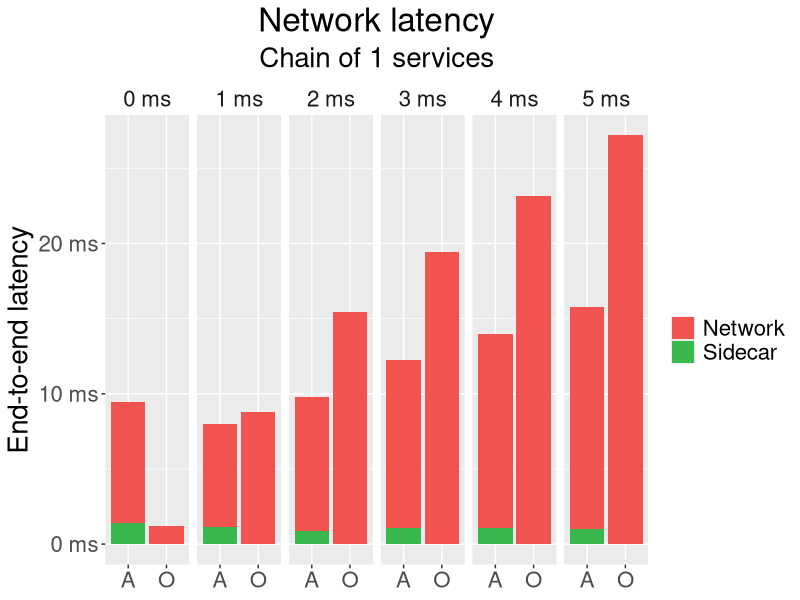
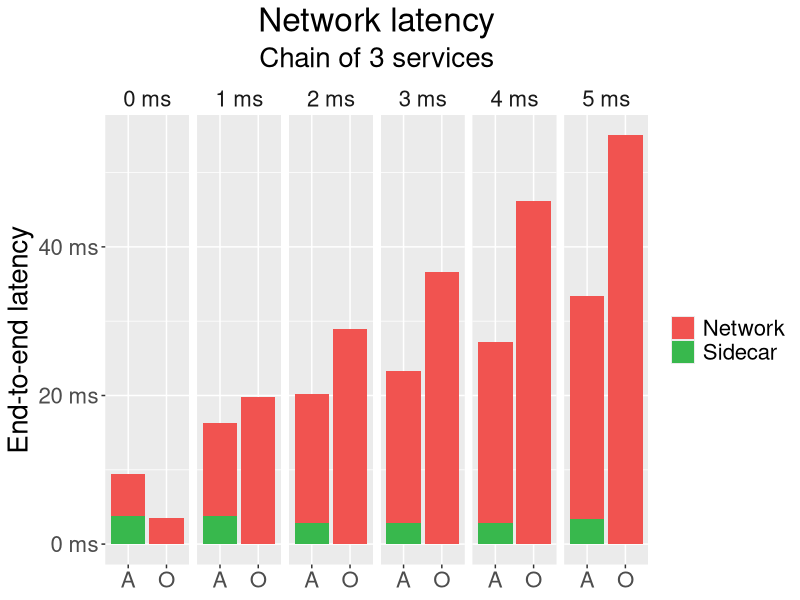
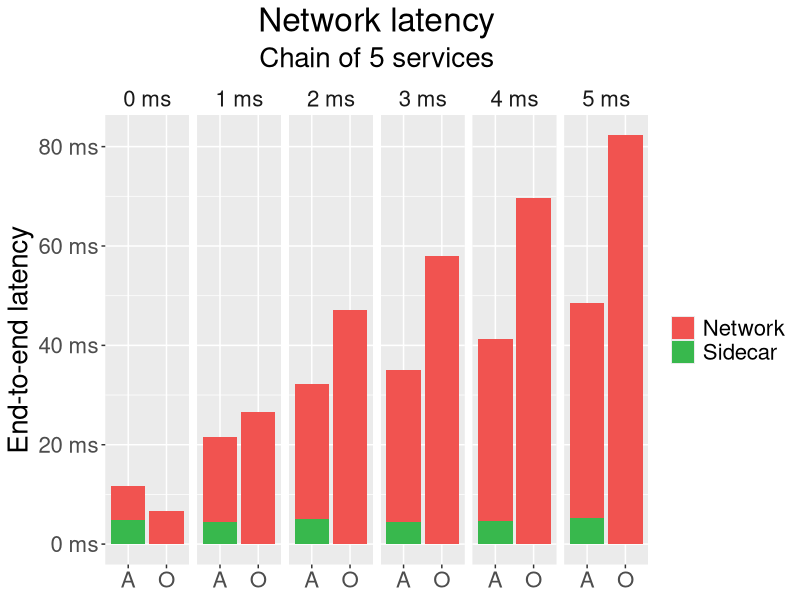

R code for these plots, in order:
library(dplyr)
library(ggplot2)

MAX_LATENCY <- 5

orchestrator <- read.csv("orchestrator.csv", sep = ";")
choreography <- read.csv("choreography.csv", sep = ";")

latency_bar_plot <- function(chain_len) {
  o <- orchestrator %>%
    filter(simulated_latency <= MAX_LATENCY) %>%
    filter(chain_length == chain_len) %>%
    group_by(simulated_latency) %>%
    summarize(
      type = "O",
      subtype = "Network",
      time = mean(end_to_end_time) / 1000000,
    )

  c1 <- choreography %>%
    filter(simulated_latency <= MAX_LATENCY) %>%
    filter(chain_length == chain_len) %>%
    group_by(simulated_latency) %>%
    summarize(
      type = "A",
      subtype = "Sidecar",
      time = mean(sidecar) / 1000000,
    )

  c2 <- choreography %>%
    filter(simulated_latency <= MAX_LATENCY) %>%
    filter(chain_length == chain_len) %>%
    group_by(simulated_latency) %>%
    summarize(
      type = "A",
      subtype = "Network",
      time = (mean(total) - mean(sidecar)) / 1000000,
    )

  data <- bind_rows(o, c1, c2)

  milliseconds <- function(x) {
    paste(x, "ms")
  }

  ggplot(data, aes(x = type, y = time, fill = subtype)) +
    geom_bar(position = "stack", stat = "identity") +
    scale_fill_manual(values = c("#F15350", "#38B84D")) +
    facet_grid(~simulated_latency, labeller = as_labeller(milliseconds)) +
    theme(
      text = element_text(size = 20),
      strip.background = element_rect(fill = NA, color = "white"),
      plot.title = element_text(hjust = 0.5),
      plot.subtitle = element_text(hjust = 0.5),
    ) +
    labs(
      title = "Network latency",
      subtitle = sprintf("Chain of %d services", chain_len),
      fill = NULL,
      x = NULL, # "Network latency",
      y = "End-to-end latency",
    ) +
    scale_y_continuous(
      labels = milliseconds,
      # breaks = scales::pretty_breaks(n = 20)
    )
}

p1 <- latency_bar_plot(1)
p3 <- latency_bar_plot(3)
p5 <- latency_bar_plot(5)

WIDTH <- 6
HEIGHT <- 4

ggsave("latency_bars_1_sidecar.png", p1, width = WIDTH, height = HEIGHT)
ggsave("latency_bars_3_sidecar.png", p3, width = WIDTH, height = HEIGHT)
ggsave("latency_bars_5_sidecar.png", p5, width = WIDTH, height = HEIGHT)

# print(p1)
# print(p3)
# print(p5)
